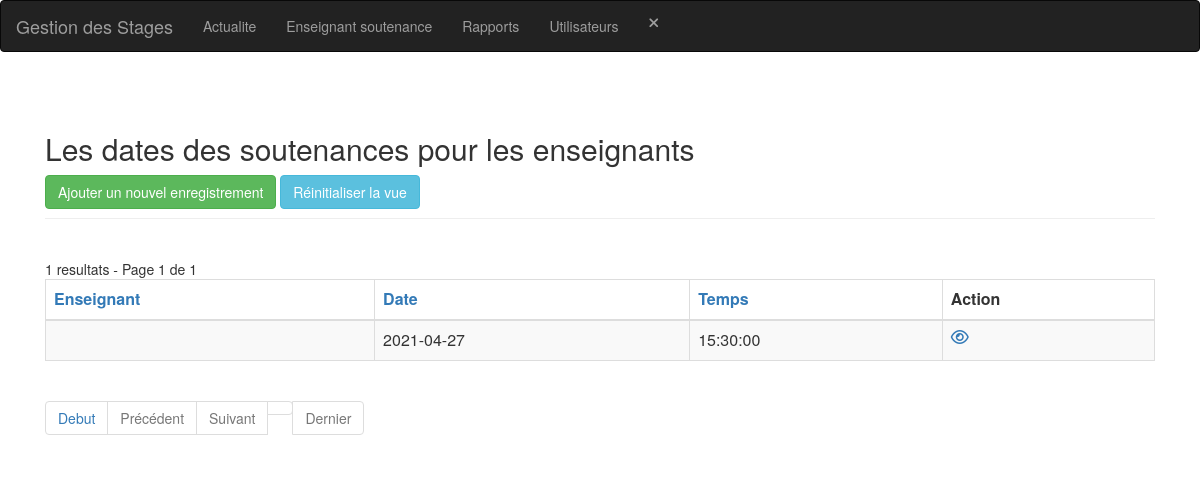
/enseignant_soutenance-index.php (signed in), run on an earlier commit of the app's database.
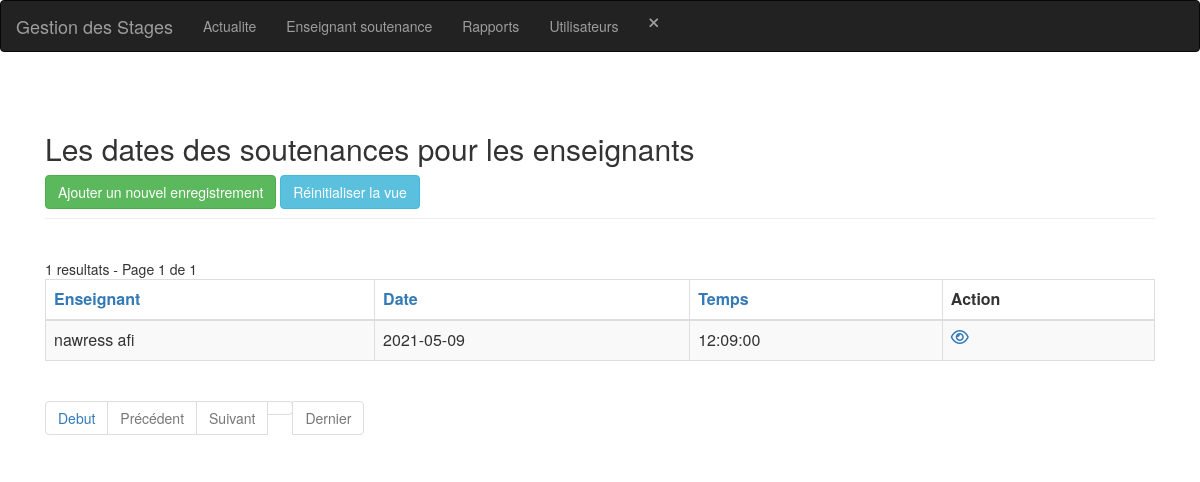
And on a later commit of the database.
### tables this page shows
CREATE TABLE IF NOT EXISTS `enseignant_soutenance` (
  `id` int(11) NOT NULL AUTO_INCREMENT,
  `id_enseignant` int(11) NOT NULL,
  `date` date NOT NULL,
  `temps` time NOT NULL,
  PRIMARY KEY (`id`),
  KEY `enseignant_soutenance_ibfk_1` (`id_enseignant`)
);

CREATE TABLE IF NOT EXISTS `utilisateur` (
  `id` int(11) NOT NULL AUTO_INCREMENT,
  `nom` varchar(30) NOT NULL,
  `prenom` varchar(30) NOT NULL,
  `tel` int(30) NOT NULL,
  `email` varchar(50) NOT NULL,
  `adresse` varchar(50) NOT NULL,
  `cin` varchar(10) NOT NULL,
  `login` varchar(30) NOT NULL,
  `pwd` varchar(30) NOT NULL,
  `approuver` int(11) NOT NULL,
  `type` int(11) NOT NULL,
  PRIMARY KEY (`id`),
  UNIQUE KEY `login` (`login`)
);

### config.php (called while the page is built, shortened)
<?php
$no_of_records_per_page = 8;

### function.php (called while the page is built, shortened)
<?php
function getEtudiantName($link, $id)
{
    $nom = '';
    $sql = "SELECT nom,prenom FROM utilisateur WHERE id = $id";
    if ($stmt = mysqli_prepare($link, $sql)) {
        if (mysqli_stmt_execute($stmt)) {
            $result = mysqli_stmt_get_result($stmt);
            if (mysqli_num_rows($result) == 1) {
                $row = mysqli_fetch_array($result, MYSQLI_ASSOC);
                $nom = $row["nom"] . ' ' . $row["prenom"];
            }
        }
    }
    return $nom;
}

### enseignant_soutenance-index.php (the view, shortened to what the changed rows need)
<?php
include_once('header.php');
include_once('navbar.php');
include_once('function.php');
?>
<section class="pt-5">
    <div class="container-fluid">
        <div class="row">
            <div class="col-md-12">
                <div class="page-header clearfix">
                    <h2 class="float-left">Les dates des soutenances pour les enseignants</h2>
                </div>
                <br>
                <?php
                require_once "config.php";
                if (isset($_GET['pageno'])) {
                    $pageno = $_GET['pageno'];
                } else {
                    $pageno = 1;
                }
                $offset = ($pageno - 1) * $no_of_records_per_page;
                $order = 'id';
                $sort = 'desc';
                $sql = "SELECT * FROM enseignant_soutenance ORDER BY $order $sort LIMIT $offset, $no_of_records_per_page";
                if (!empty($_GET['search'])) {
                    $search = ($_GET['search']);
                    $sql = "SELECT * FROM enseignant_soutenance
                            WHERE CONCAT (id_enseignant,date,temps)
                            LIKE '%$search%'
                            ORDER BY $order $sort
                            LIMIT $offset, $no_of_records_per_page";
                    $count_pages = "SELECT * FROM enseignant_soutenance
                            WHERE CONCAT (id_enseignant,date,temps)
                            LIKE '%$search%'
                            ORDER BY $order $sort";
                } else {
                    $search = "";
                }
                if ($result = mysqli_query($link, $sql)) {
                    if (mysqli_num_rows($result) > 0) {
                        echo "<table class='table table-bordered table-striped'>";
                        echo "<thead>";
                        echo "<tr>";
                        echo "<th><a href=?search=$search&sort=&order=id_enseignant&sort=$sort>Enseignant</th>";
                        echo "<th><a href=?search=$search&sort=&order=date&sort=$sort>Date</th>";
                        echo "<th><a href=?search=$search&sort=&order=temps&sort=$sort>Temps</th>";
                        echo "<th>Action</th>";
                        echo "</tr>";
                        echo "</thead>";
                        echo "<tbody>";
                        while ($row = mysqli_fetch_array($result)) {
                            $nomm = getEtudiantName($link, $row['id_enseignant']);
                            echo "<tr>";
                            echo "<td>" . $nomm . "</td>";
                            echo "<td>" . $row['date'] . "</td>";
                            echo "<td>" . $row['temps'] . "</td>";
                            echo "<td>";
                            echo "<a href='enseignant_soutenance-read.php?id=" . $row['id'] . "' title='Afficher enregistrement' data-toggle='tooltip'><i class='far fa-eye'></i></a>";
                            echo "</td>";
                            echo "</tr>";
                        }
                        echo "</tbody>";
                        echo "</table>";
                ?>
                <?php
                    } else {
                        echo "<p class='lead'><em>Aucun enregistrement n'a été trouvé.</em></p>";
                    }
                } else {
                    echo "ERROR: Could not able to execute $sql. " . mysqli_error($link);
                }
                ?>
            </div>
        </div>
    </div>
</section>
<?php
include_once('footer.php');
?>
</body>
</html>

What changed in the data, as far as the page shows it:
removed enseignant_soutenance: date "2021-04-27", temps "15:30:00"
added enseignant_soutenance: id_enseignant.prenom "nawress afi", date "2021-05-09", temps "12:09:00"
